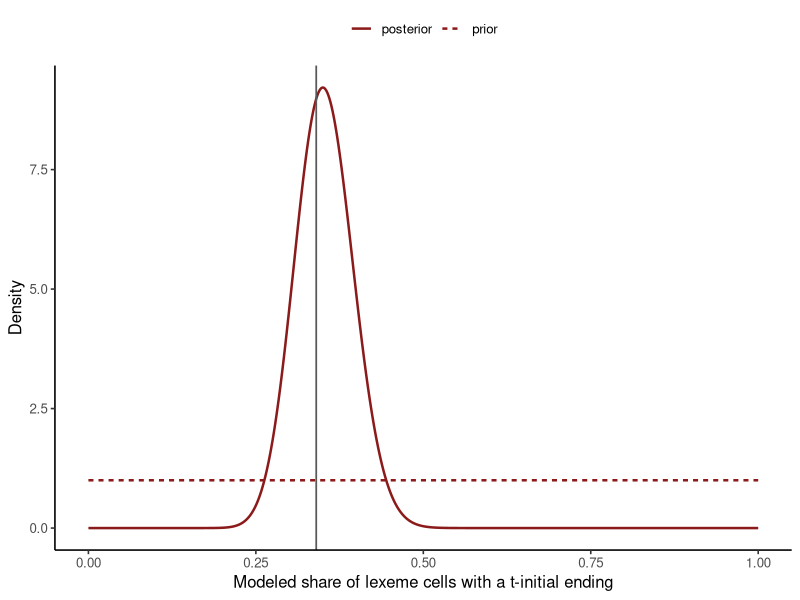

This figure's R source:
## ---- chunk 1
#| label: load-unimorph-posterior
library(ggplot2)

population <- read.csv(
  "data/unimorph-turkish/verb-past-population.csv",
  stringsAsFactors = FALSE
)
sample_120 <- read.csv(
  "data/unimorph-turkish/verb-past-sample-120.csv",
  stringsAsFactors = FALSE
)

N <- nrow(population)
K <- sum(population$t_initial)
n <- nrow(sample_120)
k <- sum(sample_120$t_initial)
resource_share <- K / N

stopifnot(
  N == 588L, K == 200L, n == 120L, k == 42L,
  !anyDuplicated(population$lemma),
  all(sample_120$lemma %in% population$lemma)
)

data.frame(N, K, n, k, resource_share, sample_share = k / n)
## ---- chunk 2
#| label: compute-unimorph-posterior
prior_alpha <- 1
prior_beta <- 1
posterior_alpha <- prior_alpha + k
posterior_beta <- prior_beta + n - k

theta_grid <- seq(0, 1, length.out = 1001L)
posterior_density <- data.frame(
  theta = theta_grid,
  prior = dbeta(theta_grid, prior_alpha, prior_beta),
  posterior = dbeta(theta_grid, posterior_alpha, posterior_beta)
)

stopifnot(posterior_alpha == 43L, posterior_beta == 79L)
data.frame(posterior_alpha, posterior_beta)
## ---- chunk 3
#| label: plot-unimorph-posterior
#| fig-cap: "Prior and exchangeable Bernoulli superpopulation posterior densities. The vertical line marks the known proportion in the complete 588-row UniMorph table."
posterior_long <- rbind(
  data.frame(theta = theta_grid, density = posterior_density$prior,
             distribution = "prior"),
  data.frame(theta = theta_grid, density = posterior_density$posterior,
             distribution = "posterior")
)

ggplot(posterior_long, aes(theta, density, linetype = distribution)) +
  geom_line(color = "#8B1A1A", linewidth = 0.85) +
  geom_vline(xintercept = resource_share, color = "grey35", linewidth = 0.6) +
  labs(x = "Modeled share of lexeme cells with a t-initial ending",
       y = "Density", linetype = NULL) +
  theme_classic(base_size = 12) +
  theme(legend.position = "top")
